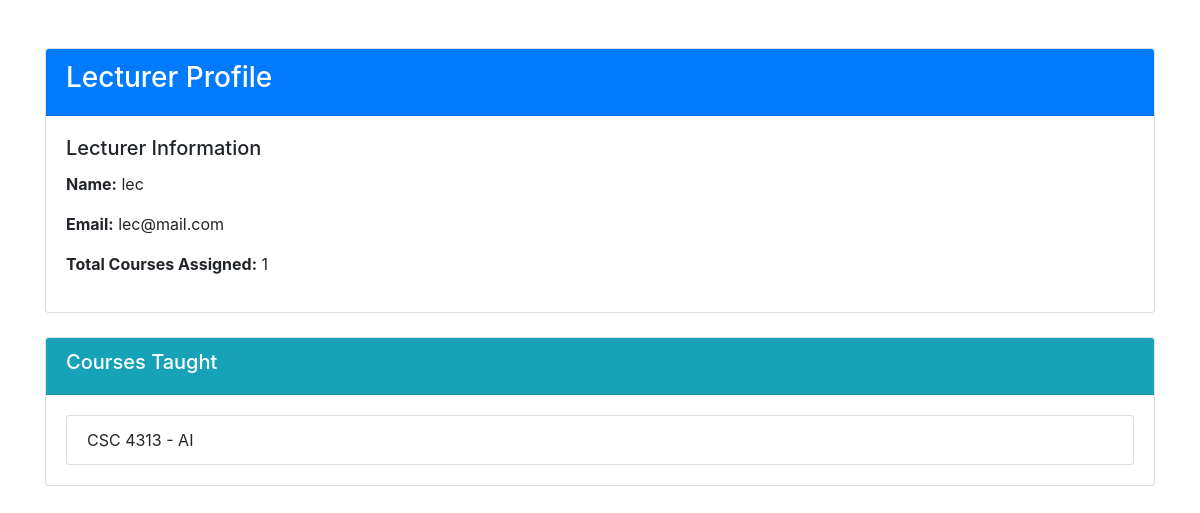
Page /lecturer/profile.php (signed in) on the committed database.
### tables this page shows
CREATE TABLE `users` (
  `user_id` int(11) NOT NULL,
  `username` varchar(50) NOT NULL,
  `full_name` varchar(100) NOT NULL,
  `email` varchar(100) NOT NULL,
  `role` enum('admin','lecturer') NOT NULL,
  `password` varchar(255) NOT NULL
);

CREATE TABLE `courses` (
  `course_id` int(11) NOT NULL,
  `course_name` varchar(100) NOT NULL,
  `course_code` varchar(20) NOT NULL,
  `lecturer_id` int(11) DEFAULT NULL,
  `semester` varchar(20) NOT NULL,
  `level` varchar(10) NOT NULL
);

### lecturer/profile.php (the view, shortened to what this page needs)
<?php
require_once '../includes/db.php';
$lecturer_id = $_SESSION['user_id'];
$stmt = $conn->prepare("SELECT * FROM users WHERE user_id = :user_id AND role = 'lecturer'");
$stmt->bindParam(':user_id', $lecturer_id, PDO::PARAM_INT);
$stmt->execute();
$lecturer = $stmt->fetch(PDO::FETCH_ASSOC);
$stmt_courses = $conn->prepare("SELECT * FROM courses WHERE lecturer_id = :lecturer_id");
$stmt_courses->bindParam(':lecturer_id', $lecturer_id, PDO::PARAM_INT);
$stmt_courses->execute();
$courses = $stmt_courses->fetchAll(PDO::FETCH_ASSOC);
$course_count = count($courses);
?>
<!DOCTYPE html>
<html lang="en">
<head>
    <link rel="stylesheet" href="https://maxcdn.bootstrapcdn.com/bootstrap/4.5.2/css/bootstrap.min.css">
</head>
<body>
<div class="container mt-5">
    <div class="card">
        <div class="card-header bg-primary text-white">
            <h3>Lecturer Profile</h3>
        </div>
        <div class="card-body">
            <h5 class="card-title">Lecturer Information</h5>
            <p><strong>Name:</strong> <?php echo htmlspecialchars($lecturer['username']); ?></p>
            <p><strong>Email:</strong> <?php echo htmlspecialchars($lecturer['email']); ?></p>
            <p><strong>Total Courses Assigned:</strong> <?php echo $course_count; ?></p>
        </div>
    </div>
    <div class="card mt-4">
        <div class="card-header bg-info text-white">
            <h5>Courses Taught</h5>
        </div>
        <div class="card-body">
            <ul class="list-group">
                <?php if ($courses): ?>
                    <?php foreach ($courses as $course): ?>
                        <li class="list-group-item">
                            <?php echo htmlspecialchars($course['course_code']); ?> - <?php echo htmlspecialchars($course['course_name']); ?>
                        </li>
                    <?php endforeach; ?>
                <?php else: ?>
                    <li class="list-group-item">No courses assigned.</li>
                <?php endif; ?>
            </ul>
        </div>
    </div>
</div>
</body>
</html>

### rows in the picture
users: username "lec", email "lec@mail.com"
courses: course_code "CSC 4313", course_name "AI"

### other values in the picture
$course_count "1"
